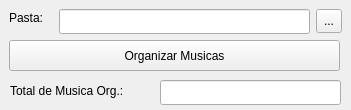
<?xml version="1.0" encoding="UTF-8"?>
<ui version="4.0">
 <class>MainWindow</class>
 <widget class="QMainWindow" name="MainWindow">
  <property name="geometry">
   <rect>
    <x>0</x>
    <y>0</y>
    <width>351</width>
    <height>110</height>
   </rect>
  </property>
  <property name="minimumSize">
   <size>
    <width>351</width>
    <height>110</height>
   </size>
  </property>
  <property name="maximumSize">
   <size>
    <width>351</width>
    <height>110</height>
   </size>
  </property>
  <property name="windowTitle">
   <string>Music Organizer</string>
  </property>
  <widget class="QWidget" name="centralwidget">
   <widget class="QLabel" name="label">
    <property name="geometry">
     <rect>
      <x>9</x>
      <y>9</y>
      <width>41</width>
      <height>17</height>
     </rect>
    </property>
    <property name="text">
     <string>Pasta:</string>
    </property>
   </widget>
   <widget class="QToolButton" name="btnPath">
    <property name="geometry">
     <rect>
      <x>316</x>
      <y>9</y>
      <width>26</width>
      <height>24</height>
     </rect>
    </property>
    <property name="maximumSize">
     <size>
      <width>16777215</width>
      <height>16777215</height>
     </size>
    </property>
    <property name="text">
     <string>...</string>
    </property>
   </widget>
   <widget class="QPushButton" name="btnOrganizar">
    <property name="geometry">
     <rect>
      <x>9</x>
      <y>40</y>
      <width>331</width>
      <height>31</height>
     </rect>
    </property>
    <property name="text">
     <string>Organizar Musicas</string>
    </property>
   </widget>
   <widget class="QLabel" name="label_2">
    <property name="geometry">
     <rect>
      <x>10</x>
      <y>80</y>
      <width>143</width>
      <height>21</height>
     </rect>
    </property>
    <property name="maximumSize">
     <size>
      <width>155</width>
      <height>100</height>
     </size>
    </property>
    <property name="text">
     <string>Total de Musica Org.:</string>
    </property>
   </widget>
   <widget class="QLineEdit" name="inputPath">
    <property name="geometry">
     <rect>
      <x>59</x>
      <y>9</y>
      <width>251</width>
      <height>25</height>
     </rect>
    </property>
   </widget>
   <widget class="QLineEdit" name="nMusicasOrg">
    <property name="geometry">
     <rect>
      <x>160</x>
      <y>80</y>
      <width>181</width>
      <height>25</height>
     </rect>
    </property>
    <property name="maximumSize">
     <size>
      <width>190</width>
      <height>100</height>
     </size>
    </property>
    <property name="mouseTracking">
     <bool>false</bool>
    </property>
   </widget>
  </widget>
 </widget>
 <resources/>
 <connections/>
</ui>
